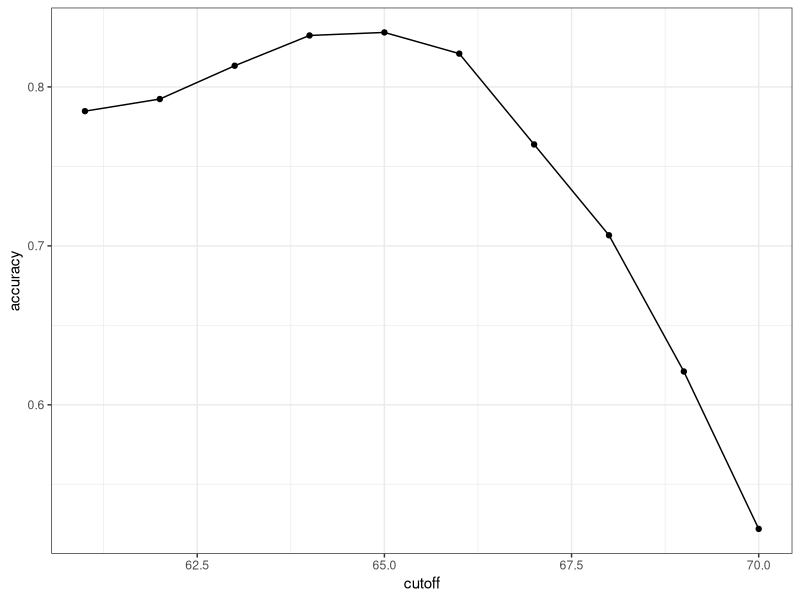
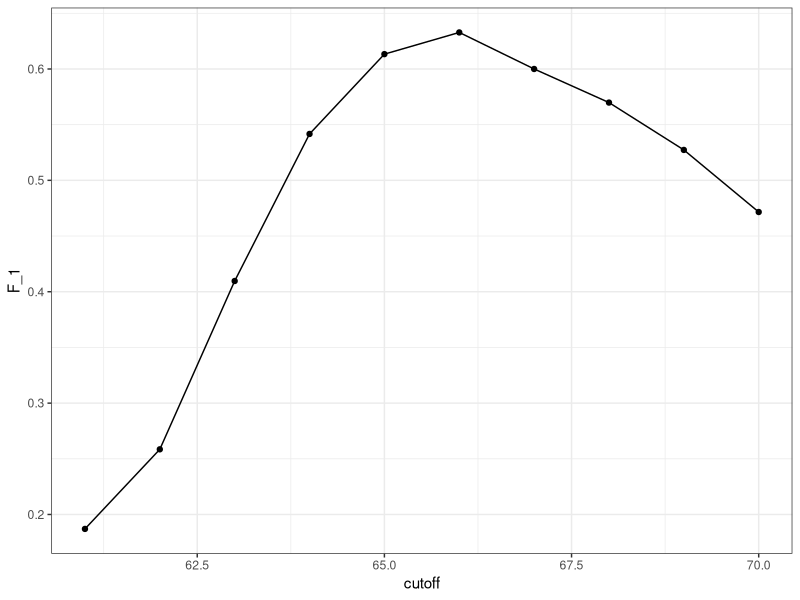
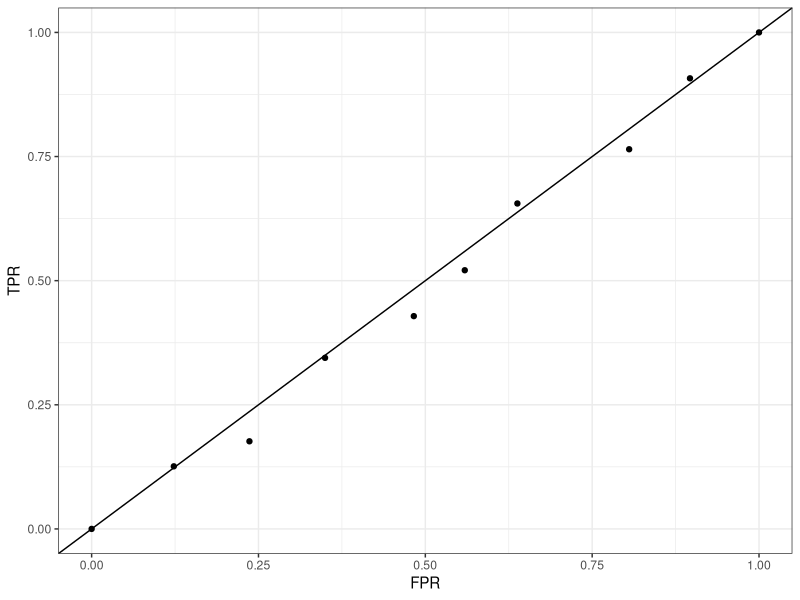

Source code (R) for these figures, in order:
library(tidyverse)
library(caret)
library(dslabs)

data(heights)

y <- heights$sex
x <- heights$height

set.seed(2)
test_index <- createDataPartition(y, times=1, p=0.5, list=FALSE)

test_set <- heights[test_index, ]
train_set <- heights[-test_index, ]

### algorithm: guessing
y_hat <- sample(c("Male","Female"), length(test_index), replace=TRUE) %>%
    factor(levels=levels(test_set$sex))

y_hat[1]
test_set$sex[1]
y_hat[1] == test_set$sex[1]
y_hat == test_set$sex
### Overall accuracy
mean(y_hat == test_set$sex)

heights %>% group_by(sex) %>%
    summarize(mean(height), sd(height))

y_hat <- ifelse(x > 62, "Male", "Female") %>%
    factor(levels=levels(test_set$sex))
mean(y == y_hat)
y_hat <- ifelse(test_set$height > 62, "Male", "Female") %>%
    factor(levels=levels(test_set$sex))
mean(y_hat == test_set$sex)

### finding the parameter for cutoff that maximizes accuracy
cutoff <- seq(61,70)
accuracy <- map_dbl(cutoff, function(x){
    y_hat <- ifelse(train_set$height > x, "Male", "Female") %>%
    factor(levels=levels(train_set$sex))
    mean(y_hat == train_set$sex)
})
data.frame(cutoff=cutoff, accuracy=accuracy) %>%
    ggplot(aes(cutoff,accuracy)) +
    geom_line() +
    geom_point() +
    theme_bw()

max(accuracy)
best_cutoff <- cutoff[which.max(accuracy)]

y_hat <- ifelse(test_set$height > best_cutoff, "Male", "Female") %>%
    factor(levels=levels(test_set$sex))
mean(y_hat == test_set$sex)

### Confusion matrix
table(predicted = y_hat, actual = test_set$sex)

test_set %>%
    mutate(y_hat=y_hat) %>%
    group_by(sex) %>%
    summarize(accuracy = mean(y_hat == sex))

### check the prevalence of category "Male"
sum(y == "Male")/sum(y %in% c("Male","Female"))

y_hat <- ifelse(test_set$height > 64, "Male", "Female") %>%
    factor(levels = levels(test_set$sex))
mean(y_hat == test_set$sex)
table(predicted=y_hat, actual=test_set$sex)

caret::confusionMatrix(data=y_hat, reference=test_set$sex, positive="Male")

### maximize F-score
cutoff <- seq(61,70)
F_1 <- map_dbl(cutoff, function(x){
    y_hat <- ifelse(train_set$height > x, "Male", "Female") %>%
        factor(levels=levels(train_set$sex))
    F_meas(data=y_hat,reference=factor(train_set$sex))
})
data.frame(cutoff=cutoff, F_1=F_1) %>%
    ggplot(aes(cutoff,F_1)) +
    geom_line() +
    geom_point() +
    theme_bw()

y_hat <-
    ifelse(test_set$height > cutoff[which.max(F_1)], "Male", "Female") %>%
    factor(levels=levels(test_set$sex))
caret::confusionMatrix(data=y_hat, reference=test_set$sex)

### guessing with higher probabilities
y_hat <- sample(c("Male","Female"), length(test_index), replace=TRUE) %>%
    factor(levels=levels(test_set$sex))
caret::confusionMatrix(data=y_hat, reference=test_set$sex)

p <- 0.4444444444
y_hat <- sample(c("Male","Female"),
                length(test_index),
                replace=TRUE,
                prob=c(p,1-p)) %>%
    factor(levels=levels(test_set$sex))
mean(y_hat == test_set$sex)
caret::confusionMatrix(data=y_hat, reference=test_set$sex)


probs <- seq(0, 1, length.out = 10)
guessing <- map_df(probs, function(p){
    y_hat <- 
        sample(c("Male", "Female"), length(test_index),
               replace = TRUE, prob=c(p, 1-p)) %>% 
        factor(levels = c("Female", "Male"))
    list(method = "Guessing",
         FPR = 1 - specificity(y_hat, test_set$sex),
         TPR = sensitivity(y_hat, test_set$sex))
})
guessing %>%
    ggplot(aes(FPR, TPR)) +
    geom_point() +
    geom_abline() +
    theme_bw()
